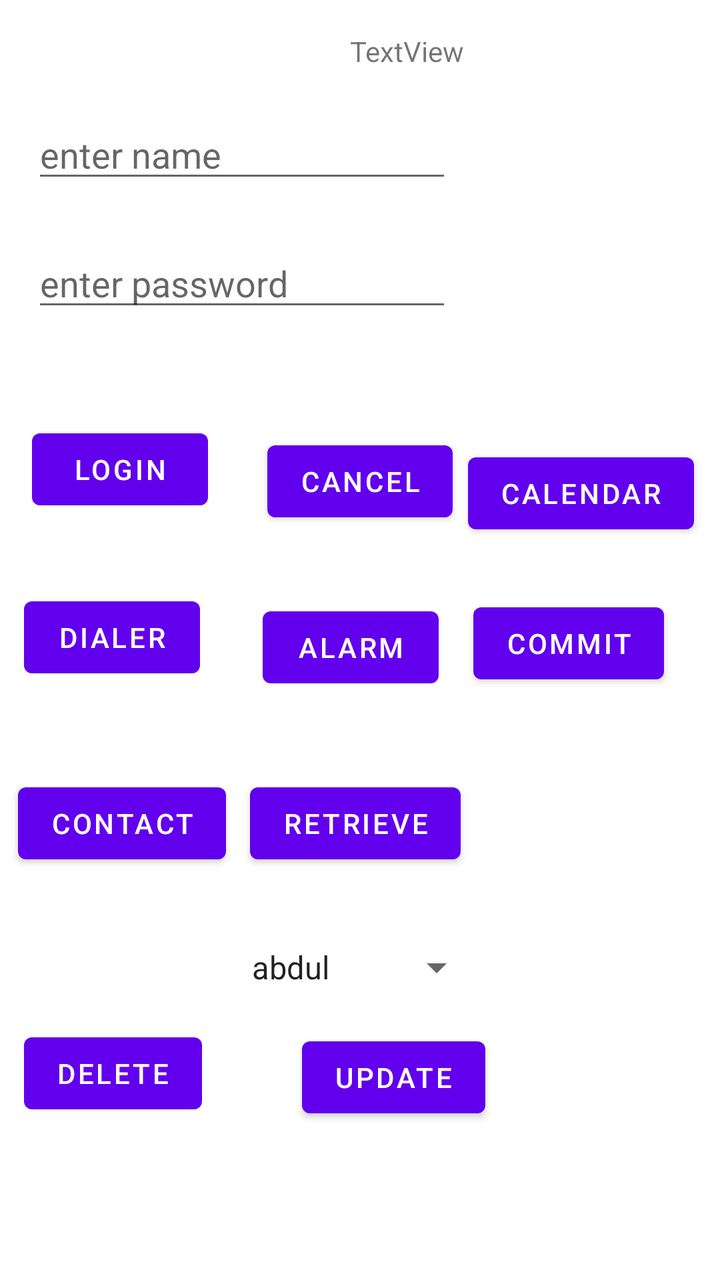
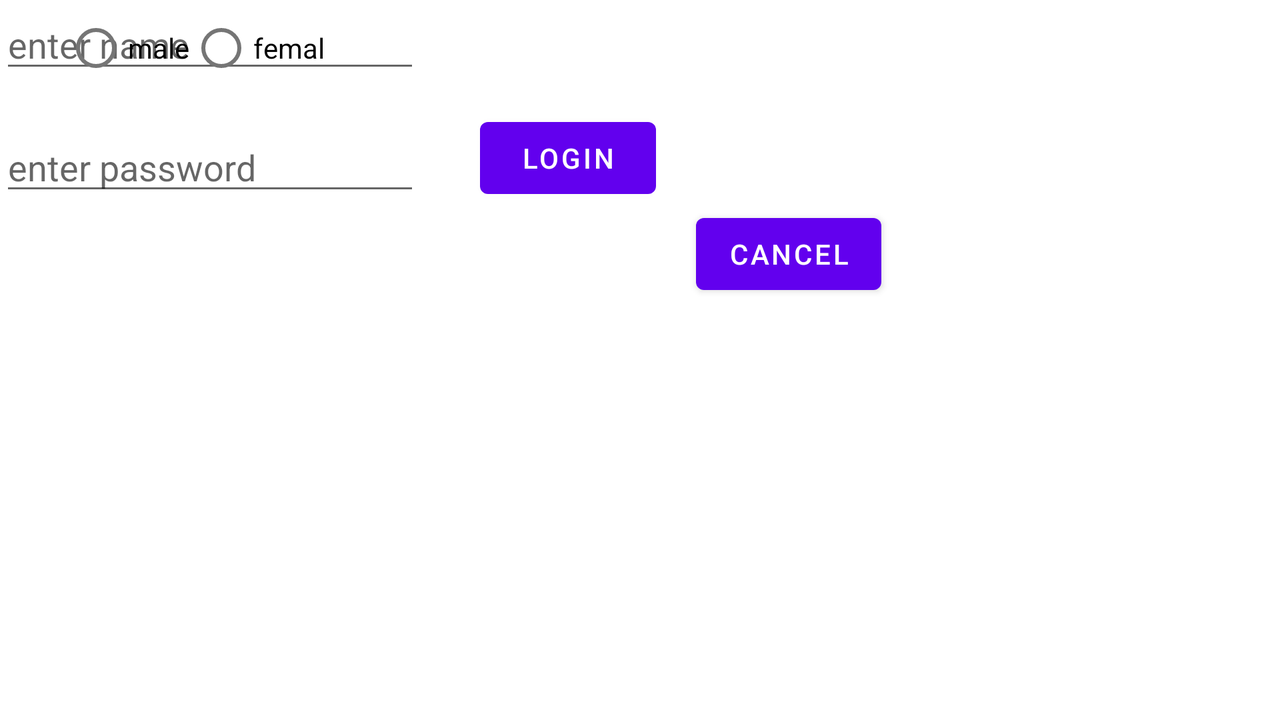

An Android layout and its configuration variant, each rendered on a device that would load it. The default file and the variant file are quoted in full after the pictures.
<!-- AndroidManifest.xml: application theme Theme.Syncapp -->
<!-- res/layout/activity_main.xml -->
<?xml version="1.0" encoding="utf-8"?>
<androidx.constraintlayout.widget.ConstraintLayout xmlns:android="http://schemas.android.com/apk/res/android"
    xmlns:app="http://schemas.android.com/apk/res-auto"
    xmlns:tools="http://schemas.android.com/tools"
    android:layout_width="match_parent"
    android:layout_height="match_parent"
    tools:context=".MainActivity">

    <EditText
        android:id="@+id/etName"
        android:layout_width="wrap_content"
        android:layout_height="wrap_content"
        android:layout_marginStart="16dp"
        android:layout_marginTop="55dp"
        android:ems="10"
        android:hint="@string/enter_nm"
        android:inputType="textPersonName"
        app:layout_constraintStart_toStartOf="parent"
        app:layout_constraintTop_toTopOf="parent" />

    <EditText
        android:id="@+id/etPaswd"
        android:layout_width="wrap_content"
        android:layout_height="wrap_content"
        android:layout_marginStart="16dp"
        android:layout_marginTop="23dp"
        android:ems="10"
        android:hint="@string/enter_pwd"
        android:inputType="text"
        app:layout_constraintStart_toStartOf="parent"
        app:layout_constraintTop_toBottomOf="@+id/etName" />

    <Button
        android:id="@+id/button"
        android:layout_width="wrap_content"
        android:layout_height="wrap_content"
        android:layout_marginStart="16dp"
        android:layout_marginTop="50dp"
        android:onClick="showToastMessage"
        android:text="login"
        app:layout_constraintStart_toStartOf="parent"
        app:layout_constraintTop_toBottomOf="@+id/etPaswd" />

    <Button
        android:id="@+id/button2"
        android:layout_width="wrap_content"
        android:layout_height="wrap_content"
        android:layout_marginTop="6dp"
        android:text="cancel"
        app:layout_constraintEnd_toEndOf="parent"
        app:layout_constraintStart_toStartOf="parent"
        app:layout_constraintTop_toTopOf="@+id/button" />

    <Button
        android:id="@+id/btnDial"
        android:layout_width="wrap_content"
        android:layout_height="wrap_content"
        android:layout_marginStart="12dp"
        android:layout_marginTop="36dp"
        android:onClick="clickHandler"
        android:text="dialer"
        app:layout_constraintStart_toStartOf="parent"
        app:layout_constraintTop_toBottomOf="@+id/button" />

    <Button
        android:id="@+id/btnAlarm"
        android:layout_width="wrap_content"
        android:layout_height="wrap_content"
        android:layout_marginTop="35dp"
        android:layout_marginEnd="7dp"
        android:onClick="clickHandler"
        android:text="alarm"
        app:layout_constraintEnd_toEndOf="@+id/button2"
        app:layout_constraintTop_toBottomOf="@+id/button2" />

    <Button
        android:id="@+id/btnContact"
        android:layout_width="wrap_content"
        android:layout_height="wrap_content"
        android:layout_marginStart="9dp"
        android:layout_marginTop="45dp"
        android:onClick="clickHandler"
        android:text="contact"
        app:layout_constraintStart_toStartOf="parent"
        app:layout_constraintTop_toBottomOf="@+id/btnDial" />

    <TextView
        android:id="@+id/tvMain"
        android:layout_width="wrap_content"
        android:layout_height="wrap_content"
        android:layout_marginTop="16dp"
        android:layout_marginEnd="128dp"
        android:text="TextView"
        app:layout_constraintEnd_toEndOf="parent"
        app:layout_constraintTop_toTopOf="parent" />

    <Button
        android:id="@+id/btnCalendar"
        android:layout_width="wrap_content"
        android:layout_height="wrap_content"
        android:layout_marginTop="6dp"
        android:layout_marginEnd="13dp"
        android:onClick="clickHandler"
        android:text="calendar"
        app:layout_constraintEnd_toEndOf="parent"
        app:layout_constraintTop_toTopOf="@+id/button2" />

    <Spinner
        android:id="@+id/spinnerNames"
        android:layout_width="wrap_content"
        android:layout_height="wrap_content"
        android:layout_marginStart="1dp"
        android:layout_marginTop="36dp"
        android:layout_marginEnd="1dp"
        android:entries="@array/namez"
        app:layout_constraintEnd_toEndOf="parent"
        app:layout_constraintStart_toStartOf="parent"
        app:layout_constraintTop_toBottomOf="@+id/btnContact" />

    <Button
        android:id="@+id/btnCommit"
        android:layout_width="wrap_content"
        android:layout_height="wrap_content"
        android:layout_marginTop="27dp"
        android:layout_marginEnd="28dp"
        android:onClick="handleDb"
        android:text="Commit"
        app:layout_constraintEnd_toEndOf="parent"
        app:layout_constraintTop_toBottomOf="@+id/btnCalendar" />

    <Button
        android:id="@+id/btnRetreive"
        android:layout_width="wrap_content"
        android:layout_height="wrap_content"
        android:layout_marginStart="7dp"
        android:onClick="handleDb"
        android:text="retrieve"
        app:layout_constraintBaseline_toBaselineOf="@+id/btnContact"
        app:layout_constraintStart_toStartOf="@+id/spinnerNames" />

    <Button
        android:id="@+id/btnDelete"

        android:layout_width="wrap_content"
        android:layout_height="wrap_content"
        android:layout_marginStart="12dp"
        android:layout_marginTop="17dp"
        android:onClick="handleDb"
        android:text="delete"
        app:layout_constraintStart_toStartOf="parent"
        app:layout_constraintTop_toBottomOf="@+id/spinnerNames" />

    <Button
        android:id="@+id/btnUpdate"

        android:layout_width="wrap_content"
        android:layout_height="wrap_content"
        android:layout_marginStart="33dp"
        android:layout_marginTop="19dp"
        android:onClick="handleDb"
        android:text="update"
        app:layout_constraintStart_toStartOf="@+id/spinnerNames"
        app:layout_constraintTop_toBottomOf="@+id/spinnerNames" />
</androidx.constraintlayout.widget.ConstraintLayout>
<!-- resources referenced by this layout -->
<resources>
  <string-array name="namez">
          <item>abdul</item>
          <item>ravi</item>
          <item>zaid</item>
          <item>manasvi</item>
  
      </string-array>
  <string name="enter_nm">enter name</string>
  <string name="enter_pwd">enter password</string>
  <style name="Theme.Syncapp" parent="Theme.MaterialComponents.DayNight.DarkActionBar">
          
          <item name="colorPrimary">@color/purple_500</item>
          <item name="colorPrimaryVariant">@color/purple_700</item>
          <item name="colorOnPrimary">@color/white</item>
          
          <item name="colorSecondary">@color/teal_200</item>
          <item name="colorSecondaryVariant">@color/teal_700</item>
          <item name="colorOnSecondary">@color/black</item>
          
          <item name="android:statusBarColor" tools:targetApi="l">?attr/colorPrimaryVariant</item>
          
      </style>
</resources>
<!-- res/layout-land/activity_main.xml (the repository's variant of the layout above) -->
<!-- drawn on the phone turned sideways -->
<?xml version="1.0" encoding="utf-8"?>
<androidx.constraintlayout.widget.ConstraintLayout xmlns:android="http://schemas.android.com/apk/res/android"
    xmlns:app="http://schemas.android.com/apk/res-auto"
    xmlns:tools="http://schemas.android.com/tools"
    android:layout_width="match_parent"
    android:layout_height="match_parent"
    tools:context=".MainActivity">

    <EditText
        android:id="@+id/etName"
        android:layout_width="wrap_content"
        android:layout_height="wrap_content"
        android:layout_marginTop="55dp"
        android:ems="10"
        android:hint="@string/enter_nm"
        android:inputType="textPersonName"
        app:layout_constraintRight_toLeftOf="@id/btnLogin"
        app:layout_constraintStart_toStartOf="parent" />

    <EditText
        android:id="@+id/editTextTextPassword"
        android:layout_width="wrap_content"
        android:layout_height="wrap_content"
        android:layout_marginTop="20dp"
        android:ems="10"
        android:hint="@string/enter_pwd"
        android:inputType="textPassword"
        app:layout_constraintTop_toBottomOf="@id/etName" />

    <Button
        android:id="@+id/btnLogin"
        android:layout_width="wrap_content"
        android:layout_height="wrap_content"
        android:layout_marginLeft="30dp"
        android:layout_marginTop="55dp"
        android:text="login"
        app:layout_constraintStart_toEndOf="@id/etName"
        app:layout_constraintTop_toTopOf="parent" />

    <Button
        android:id="@+id/button2"
        android:layout_width="wrap_content"
        android:layout_height="wrap_content"
        android:layout_marginLeft="20dp"
        android:text="cancel"
        app:layout_constraintLeft_toRightOf="@id/btnLogin"
        app:layout_constraintTop_toBottomOf="@id/btnLogin" />

    <RadioGroup
        android:id="@+id/radioGroup"
        android:layout_width="300dp"
        android:layout_height="wrap_content"
        android:layout_marginStart="16dp"
        android:orientation="horizontal"
        app:layout_constraintStart_toStartOf="parent"
        tools:layout_editor_absoluteY="181dp">

        <RadioButton
            android:id="@+id/radioBtnMale"
            android:layout_width="wrap_content"
            android:layout_height="wrap_content"
            android:layout_marginStart="16dp"
            android:text="male"
            app:layout_constraintStart_toStartOf="parent"
            tools:layout_editor_absoluteY="153dp" />

        <RadioButton
            android:id="@+id/radioButton2"
            android:layout_width="wrap_content"
            android:layout_height="wrap_content"
            android:text="femal"
            app:layout_constraintBottom_toBottomOf="parent"
            app:layout_constraintTop_toTopOf="parent"
            tools:layout_editor_absoluteX="54dp" />
    </RadioGroup>

</androidx.constraintlayout.widget.ConstraintLayout>
<!-- resources referenced by the variant -->
<!-- as the phone turned sideways resolves them -->
<resources>
  <string name="enter_nm">enter name</string>
  <string name="enter_pwd">enter password</string>
  <style name="Theme.Syncapp" parent="Theme.MaterialComponents.DayNight.DarkActionBar">
          
          <item name="colorPrimary">@color/purple_500</item>
          <item name="colorPrimaryVariant">@color/purple_700</item>
          <item name="colorOnPrimary">@color/white</item>
          
          <item name="colorSecondary">@color/teal_200</item>
          <item name="colorSecondaryVariant">@color/teal_700</item>
          <item name="colorOnSecondary">@color/black</item>
          
          <item name="android:statusBarColor" tools:targetApi="l">?attr/colorPrimaryVariant</item>
          
      </style>
</resources>
